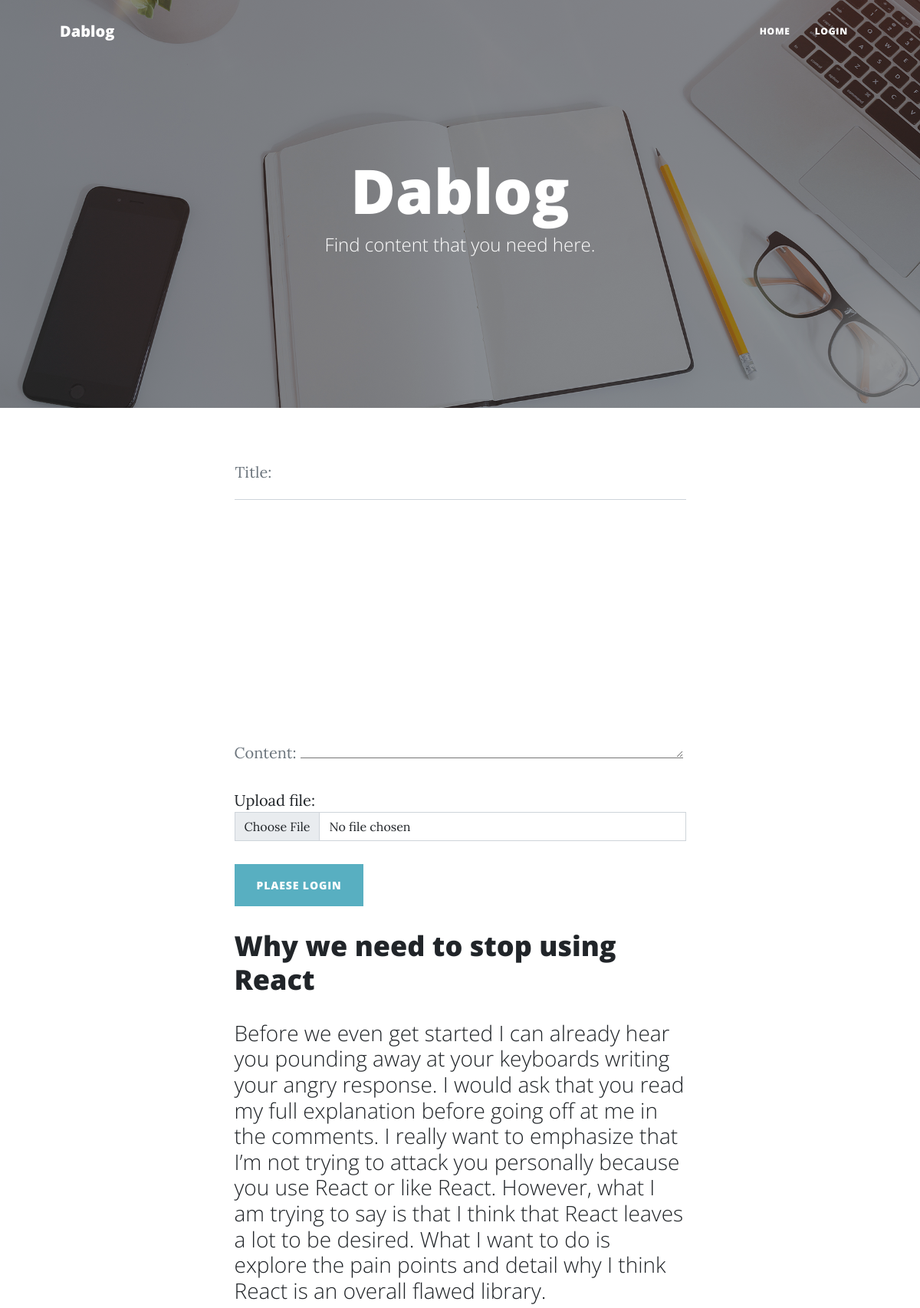
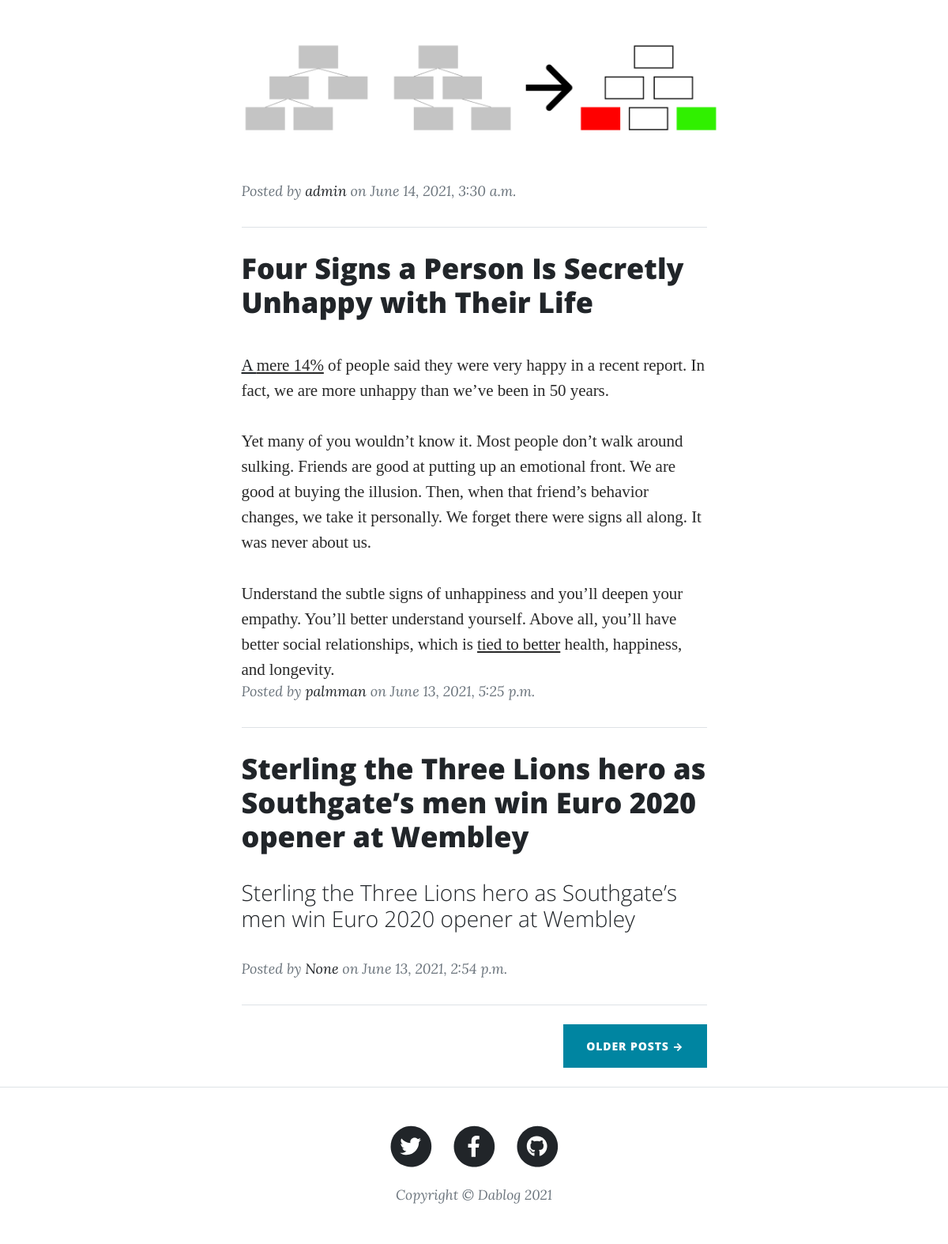
The page / on the database its author committed (2 pictures, top to bottom).
### pages/models.py (models this page shows, shortened)
class Blog(models.Model):
    user = models.ForeignKey(Account, on_delete=models.CASCADE, null=True, blank=True)
    title = models.CharField(max_length=1000)
    content = FroalaField()
    slug = models.SlugField(max_length=1000, null=True, blank=True)
    image = models.ImageField(upload_to='photos/picpost', blank=True)
    date_created = models.DateTimeField(auto_now_add=True)
    updated = models.DateTimeField(auto_now=True)
    class Meta:
        ordering = ['-date_created']

class Account(AbstractBaseUser):
    username = models.CharField(max_length=50, unique=True)
    email = models.EmailField(max_length=100, unique=True)
    name = models.CharField(max_length=99, unique=True)
    date_joined = models.DateTimeField(auto_now_add=True)
    last_login = models.DateTimeField(auto_now_add=True)
    is_admin = models.BooleanField(default=False)
    is_staff = models.BooleanField(default=False)
    is_active = models.BooleanField(default=True)
    is_superadmin = models.BooleanField(default=False)
    USERNAME_FIELD = 'username'
    REQUIRED_FIELDS = [ 'email', 'name' ]
    objects = MyAccountManager()
    def __str__(self):
        return self.username

### pages/views.py (the view)
# urls.py: 2. Add a URL to urlpatterns:  path('', views.home, name='home')
def home(request):
    current_user = request.user
    blogs = Blog.objects.all().order_by('-date_created')
    if request.method == 'POST':
            form = AddBlogForm(request.POST)
            if form.is_valid():
                title = request.POST['title']
                content = request.POST['content']
                image = request.FILES.get('image', None)
                blog = Blog.objects.create(user=current_user, title=title, content=content, image=image)
                blog.save()
                messages.success(request, 'Blog Added.')
                return redirect('home')
    else:
        form = AddBlogForm()
    context = {
        'blogs' : blogs,
        'form' : form,
    }
    return render(request, 'home.html', context)

### pages/forms.py
class AddBlogForm(forms.ModelForm):
    class Meta:
        model = Blog
        fields = [ 'content',]

### templates/home.html (shortened to what this page needs)
{% extends 'base.html' %}
{% load static %}
{% block content %}
<header class="masthead" style="background-image: url('{% static 'assets/img/home-bg.jpg' %}')">
    <div class="container position-relative px-4 px-lg-5">
        <div class="row gx-4 gx-lg-5 justify-content-center">
            <div class="col-md-10 col-lg-8 col-xl-7">
                <div class="site-heading">
                    <h1>Dablog</h1>
                    <span class="subheading">Find content that you need here.</span>
                </div>
            </div>
        </div>
    </div>
</header>
<div class="container px-4 px-lg-5">
    <div class="row gx-4 gx-lg-5 justify-content-center">
        <div class="col-md-10 col-lg-8 col-xl-7">
            <form id="contactForm" method="POST" enctype="multipart/form-data">
                <div class="form-floating">
                    <input class="form-control" id="loginUsername" type="text" placeholder="Enter your username" data-sb-validations="required" name="title" />
                    <label for="name">Title:</label>
                </div>
                <div class="form-floating">
                    {{form.as_p}}
                </div>
                <label for="name">Upload file:</label>
                <input class="form-control" id="loginUsername" type="file" placeholder="Enter your username" data-sb-validations="required" name="image" />
                <br>
                {% if request.user.is_authenticated %}
                <button type="submit" class="btn btn-primary text-uppercase">Add</button>
                {% else %}
                <button type="submit" class="btn btn-primary text-uppercase" disabled>Plaese Login</button>
                {% endif %}
            </form>
        </div>
        <div class="col-md-10 col-lg-8 col-xl-7">
            {% for blogs in blogs %}
            <div class="post-preview">
                <a href="{% url 'blog_detail' blogs.slug %}">
                    <h2 class="post-title">{{blogs.title}}</h2>
                    <h3 class="post-subtitle">{{blogs.content|safe}}</h3>
                </a>
                <p class="post-meta">
                    Posted by
                    <a href="#!">{{blogs.user}}</a>
                    on {{blogs.date_created}}
                </p>
            </div>
            <hr class="my-4" />
            {% endfor %}
            <div class="d-flex justify-content-end mb-4"><a class="btn btn-primary text-uppercase" href="#!">Older Posts →</a></div>
        </div>
    </div>
</div>
{% endblock %}

### templates/base.html (shortened to what this page needs)
{% load static %}
<!DOCTYPE html>
<html lang="en">
    <head>
        <link href="{% static 'css/styles.css' %}" rel="stylesheet" />
    </head>
    <body>
{% include 'includes/navbar.html' %}
{% block content %}
{% endblock %}
{% include 'includes/footer.html' %}
    </body>
</html>

### templates/includes/navbar.html (shortened to what this page needs)
<nav class="navbar navbar-expand-lg navbar-light" id="mainNav">
    <div class="container px-4 px-lg-5">
        <a class="navbar-brand" href="{% url 'home' %}">Dablog</a>
        <div class="collapse navbar-collapse" id="navbarResponsive">
            <ul class="navbar-nav ms-auto py-4 py-lg-0">
                <li class="nav-item"><a class="nav-link px-lg-3 py-3 py-lg-4" href="{% url 'home' %}">Home</a></li>
                {% if request.user.is_authenticated %}
                <li class="nav-item"><a class="nav-link px-lg-3 py-3 py-lg-4" href="{% url 'logout' %}">Logout</a></li>
                {% else %}
                <li class="nav-item"><a class="nav-link px-lg-3 py-3 py-lg-4" href="{% url 'login' %}">Login</a></li>
                {% endif %}
            </ul>
        </div>
    </div>
</nav>

### templates/includes/footer.html
<footer class="border-top">
    <div class="container px-4 px-lg-5">
        <div class="row gx-4 gx-lg-5 justify-content-center">
            <div class="col-md-10 col-lg-8 col-xl-7">
                <ul class="list-inline text-center">
                    <li class="list-inline-item">
                        <a href="#!">
                            <span class="fa-stack fa-lg">
                                <i class="fas fa-circle fa-stack-2x"></i>
                                <i class="fab fa-twitter fa-stack-1x fa-inverse"></i>
                            </span>
                        </a>
                    </li>
                    <li class="list-inline-item">
                        <a href="#!">
                            <span class="fa-stack fa-lg">
                                <i class="fas fa-circle fa-stack-2x"></i>
                                <i class="fab fa-facebook-f fa-stack-1x fa-inverse"></i>
                            </span>
                        </a>
                    </li>
                    <li class="list-inline-item">
                        <a href="#!">
                            <span class="fa-stack fa-lg">
                                <i class="fas fa-circle fa-stack-2x"></i>
                                <i class="fab fa-github fa-stack-1x fa-inverse"></i>
                            </span>
                        </a>
                    </li>
                </ul>
                <div class="small text-center text-muted fst-italic">Copyright &copy; Dablog 2021</div>
            </div>
        </div>
    </div>
</footer>

### rows shown on the page
Blog: title "Why we need to stop using React", content "Before we even get started I can already hear you pounding away at your keyboards writing your angry response. I would ask that you read my full explanation before going off at me in the comments. I really want to emphasize that I’m not trying to attack you personally because you use React or like React. However, what I am trying to say is that I think that React leaves a lot to be desired. What I want to do is explore the pain points and detail why I think React is an overall flawed library.", content (picture), user "admin", date_created "June 14, 2021, 3:30 a.m."
Blog: title "Four Signs a Person Is Secretly Unhappy with Their Life", content "A mere 14% of people said they were very happy in a recent report. In fact, we are more unhappy than we’ve been in 50 years. Yet many of you wouldn’t know it. Most people don’t walk around sulking. Friends are good at putting up an emotional front. We are good at buying the illusion. Then, when that friend’s behavior changes, we take it personally. We forget there were signs all along. It was never about us. Understand the subtle signs of unhappiness and you’ll deepen your empathy. You’ll better understand yourself. Above all, you’ll have better social relationships, which is tied to better health, happiness, and longevity.", user "palmman", date_created "June 13, 2021, 5:25 p.m."
Blog: title "Sterling the Three Lions hero as Southgate’s men win Euro 2020 opener at Wembley", content "Sterling the Three Lions hero as Southgate’s men win Euro 2020 opener at Wembley", user "None", date_created "June 13, 2021, 2:54 p.m."
